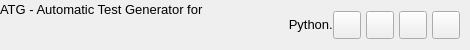
                                            <widget class="QFrame" name="contentTopBg">
                                                <property name="minimumSize">
                                                    <size>
                                                        <width>0</width>
                                                        <height>50</height>
                                                    </size>
                                                </property>
                                                <property name="maximumSize">
                                                    <size>
                                                        <width>16777215</width>
                                                        <height>50</height>
                                                    </size>
                                                </property>
                                                <property name="frameShape">
                                                    <enum>QFrame::NoFrame</enum>
                                                </property>
                                                <property name="frameShadow">
                                                    <enum>QFrame::Raised</enum>
                                                </property>
                                                <layout class="QHBoxLayout" name="horizontalLayout">
                                                    <property name="spacing">
                                                        <number>0</number>
                                                    </property>
                                                    <property name="leftMargin">
                                                        <number>0</number>
                                                    </property>
                                                    <property name="topMargin">
                                                        <number>0</number>
                                                    </property>
                                                    <property name="rightMargin">
                                                        <number>10</number>
                                                    </property>
                                                    <property name="bottomMargin">
                                                        <number>0</number>
                                                    </property>
                                                    <item>
                                                        <widget class="QFrame" name="leftBox">
                                                            <property name="sizePolicy">
                                                                <sizepolicy hsizetype="Expanding" vsizetype="Preferred">
                                                                    <horstretch>0</horstretch>
                                                                    <verstretch>0</verstretch>
                                                                </sizepolicy>
                                                            </property>
                                                            <property name="frameShape">
                                                                <enum>QFrame::NoFrame</enum>
                                                            </property>
                                                            <property name="frameShadow">
                                                                <enum>QFrame::Raised</enum>
                                                            </property>
                                                            <layout class="QHBoxLayout" name="horizontalLayout_3">
                                                                <property name="spacing">
                                                                    <number>0</number>
                                                                </property>
                                                                <property name="leftMargin">
                                                                    <number>0</number>
                                                                </property>
                                                                <property name="topMargin">
                                                                    <number>0</number>
                                                                </property>
                                                                <property name="rightMargin">
                                                                    <number>0</number>
                                                                </property>
                                                                <property name="bottomMargin">
                                                                    <number>0</number>
                                                                </property>
                                                                <item>
                                                                    <widget class="QLabel" name="titleRightInfo">
                                                                        <property name="sizePolicy">
                                                                            <sizepolicy hsizetype="Preferred"
                                                                                        vsizetype="Expanding">
                                                                                <horstretch>0</horstretch>
                                                                                <verstretch>0</verstretch>
                                                                            </sizepolicy>
                                                                        </property>
                                                                        <property name="maximumSize">
                                                                            <size>
                                                                                <width>16777215</width>
                                                                                <height>45</height>
                                                                            </size>
                                                                        </property>
                                                                        <property name="font">
                                                                            <font>
                                                                                <family>Segoe UI</family>
                                                                                <pointsize>10</pointsize>
                                                                                <italic>false</italic>
                                                                                <bold>false</bold>
                                                                            </font>
                                                                        </property>
                                                                        <property name="text">
                                                                            <string>ATG - Automatic Test Generator for
                                                                                Python.
                                                                            </string>
                                                                        </property>
                                                                        <property name="alignment">
                                                                            <set>
                                                                                Qt::AlignLeading|Qt::AlignLeft|Qt::AlignVCenter
                                                                            </set>
                                                                        </property>
                                                                    </widget>
                                                                </item>
                                                            </layout>
                                                        </widget>
                                                    </item>
                                                    <item alignment="Qt::AlignRight">
                                                        <widget class="QFrame" name="rightButtons">
                                                            <property name="minimumSize">
                                                                <size>
                                                                    <width>0</width>
                                                                    <height>28</height>
                                                                </size>
                                                            </property>
                                                            <property name="frameShape">
                                                                <enum>QFrame::NoFrame</enum>
                                                            </property>
                                                            <property name="frameShadow">
                                                                <enum>QFrame::Raised</enum>
                                                            </property>
                                                            <layout class="QHBoxLayout" name="horizontalLayout_2">
                                                                <property name="spacing">
                                                                    <number>5</number>
                                                                </property>
                                                                <property name="leftMargin">
                                                                    <number>0</number>
                                                                </property>
                                                                <property name="topMargin">
                                                                    <number>0</number>
                                                                </property>
                                                                <property name="rightMargin">
                                                                    <number>0</number>
                                                                </property>
                                                                <property name="bottomMargin">
                                                                    <number>0</number>
                                                                </property>
                                                                <item>
                                                                    <widget class="QPushButton" name="settingsTopBtn">
                                                                        <property name="minimumSize">
                                                                            <size>
                                                                                <width>28</width>
                                                                                <height>28</height>
                                                                            </size>
                                                                        </property>
                                                                        <property name="maximumSize">
                                                                            <size>
                                                                                <width>28</width>
                                                                                <height>28</height>
                                                                            </size>
                                                                        </property>
                                                                        <property name="cursor">
                                                                            <cursorShape>PointingHandCursor
                                                                            </cursorShape>
                                                                        </property>
                                                                        <property name="toolTip">
                                                                            <string>Settings</string>
                                                                        </property>
                                                                        <property name="text">
                                                                            <string/>
                                                                        </property>
                                                                        <property name="icon">
                                                                            <iconset resource="resources.qrc">
                                                                                <normaloff>
                                                                                    :/icons/images/icons/icon_settings.png</normaloff>
                                                                                :/icons/images/icons/icon_settings.png
                                                                            </iconset>
                                                                        </property>
                                                                        <property name="iconSize">
                                                                            <size>
                                                                                <width>20</width>
                                                                                <height>20</height>
                                                                            </size>
                                                                        </property>
                                                                    </widget>
                                                                </item>
                                                                <item>
                                                                    <widget class="QPushButton" name="minimizeAppBtn">
                                                                        <property name="minimumSize">
                                                                            <size>
                                                                                <width>28</width>
                                                                                <height>28</height>
                                                                            </size>
                                                                        </property>
                                                                        <property name="maximumSize">
                                                                            <size>
                                                                                <width>28</width>
                                                                                <height>28</height>
                                                                            </size>
                                                                        </property>
                                                                        <property name="cursor">
                                                                            <cursorShape>PointingHandCursor
                                                                            </cursorShape>
                                                                        </property>
                                                                        <property name="toolTip">
                                                                            <string>Minimize</string>
                                                                        </property>
                                                                        <property name="text">
                                                                            <string/>
                                                                        </property>
                                                                        <property name="icon">
                                                                            <iconset resource="resources.qrc">
                                                                                <normaloff>
                                                                                    :/icons/images/icons/icon_minimize.png</normaloff>
                                                                                :/icons/images/icons/icon_minimize.png
                                                                            </iconset>
                                                                        </property>
                                                                        <property name="iconSize">
                                                                            <size>
                                                                                <width>20</width>
                                                                                <height>20</height>
                                                                            </size>
                                                                        </property>
                                                                    </widget>
                                                                </item>
                                                                <item>
                                                                    <widget class="QPushButton"
                                                                            name="maximizeRestoreAppBtn">
                                                                        <property name="minimumSize">
                                                                            <size>
                                                                                <width>28</width>
                                                                                <height>28</height>
                                                                            </size>
                                                                        </property>
                                                                        <property name="maximumSize">
                                                                            <size>
                                                                                <width>28</width>
                                                                                <height>28</height>
                                                                            </size>
                                                                        </property>
                                                                        <property name="font">
                                                                            <font>
                                                                                <family>Segoe UI</family>
                                                                                <pointsize>10</pointsize>
                                                                                <italic>false</italic>
                                                                                <bold>false</bold>
                                                                                <stylestrategy>PreferDefault
                                                                                </stylestrategy>
                                                                            </font>
                                                                        </property>
                                                                        <property name="cursor">
                                                                            <cursorShape>PointingHandCursor
                                                                            </cursorShape>
                                                                        </property>
                                                                        <property name="toolTip">
                                                                            <string>Maximize</string>
                                                                        </property>
                                                                        <property name="text">
                                                                            <string/>
                                                                        </property>
                                                                        <property name="icon">
                                                                            <iconset resource="resources.qrc">
                                                                                <normaloff>
                                                                                    :/icons/images/icons/icon_maximize.png</normaloff>
                                                                                :/icons/images/icons/icon_maximize.png
                                                                            </iconset>
                                                                        </property>
                                                                        <property name="iconSize">
                                                                            <size>
                                                                                <width>20</width>
                                                                                <height>20</height>
                                                                            </size>
                                                                        </property>
                                                                    </widget>
                                                                </item>
                                                                <item>
                                                                    <widget class="QPushButton" name="closeAppBtn">
                                                                        <property name="minimumSize">
                                                                            <size>
                                                                                <width>28</width>
                                                                                <height>28</height>
                                                                            </size>
                                                                        </property>
                                                                        <property name="maximumSize">
                                                                            <size>
                                                                                <width>28</width>
                                                                                <height>28</height>
                                                                            </size>
                                                                        </property>
                                                                        <property name="cursor">
                                                                            <cursorShape>PointingHandCursor
                                                                            </cursorShape>
                                                                        </property>
                                                                        <property name="toolTip">
                                                                            <string>Close</string>
                                                                        </property>
                                                                        <property name="text">
                                                                            <string/>
                                                                        </property>
                                                                        <property name="icon">
                                                                            <iconset resource="resources.qrc">
                                                                                <normaloff>
                                                                                    :/icons/images/icons/icon_close.png</normaloff>
                                                                                :/icons/images/icons/icon_close.png
                                                                            </iconset>
                                                                        </property>
                                                                        <property name="iconSize">
                                                                            <size>
                                                                                <width>20</width>
                                                                                <height>20</height>
                                                                            </size>
                                                                        </property>
                                                                    </widget>
                                                                </item>
                                                            </layout>
                                                        </widget>
                                                    </item>
                                                </layout>
                                            </widget>
